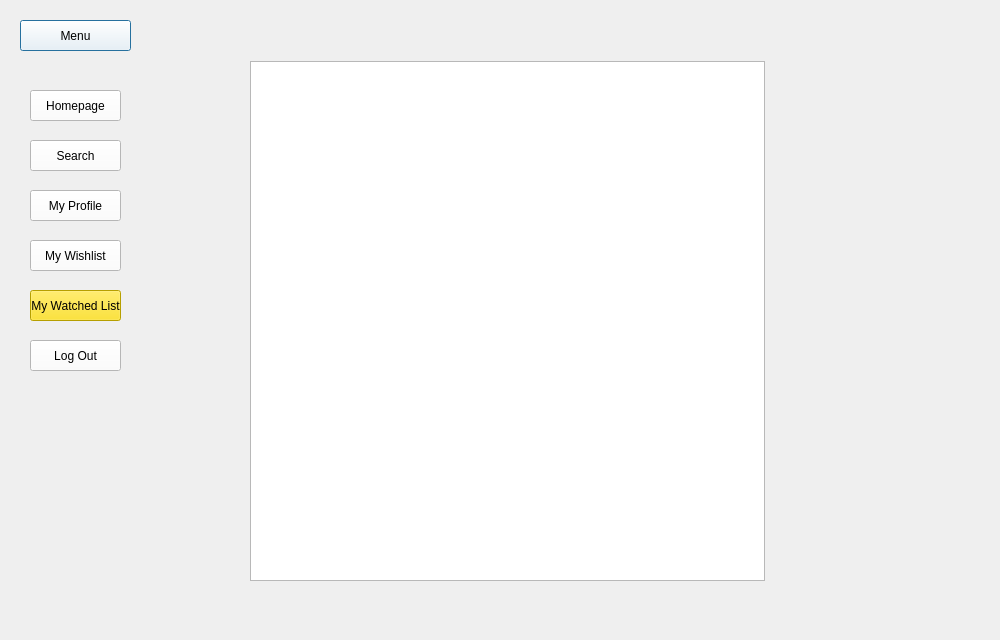
<?xml version="1.0" encoding="UTF-8"?>
<ui version="4.0">
 <class>WatchedListClass</class>
 <widget class="QDialog" name="WatchedListClass">
  <property name="geometry">
   <rect>
    <x>0</x>
    <y>0</y>
    <width>1000</width>
    <height>640</height>
   </rect>
  </property>
  <property name="windowTitle">
   <string>WatchedList</string>
  </property>
  <widget class="QListWidget" name="listWidget">
   <property name="geometry">
    <rect>
     <x>250</x>
     <y>61</y>
     <width>515</width>
     <height>520</height>
    </rect>
   </property>
  </widget>
  <widget class="QFrame" name="frame">
   <property name="geometry">
    <rect>
     <x>10</x>
     <y>10</y>
     <width>131</width>
     <height>381</height>
    </rect>
   </property>
   <property name="styleSheet">
    <string notr="true">background-color: transparent</string>
   </property>
   <property name="frameShape">
    <enum>QFrame::StyledPanel</enum>
   </property>
   <property name="frameShadow">
    <enum>QFrame::Raised</enum>
   </property>
   <widget class="QPushButton" name="MenuButton">
    <property name="geometry">
     <rect>
      <x>10</x>
      <y>10</y>
      <width>111</width>
      <height>31</height>
     </rect>
    </property>
    <property name="styleSheet">
     <string notr="true">background-color: rgb(255,255,255);
font: 700 9pt &quot;Segoe UI&quot;;</string>
    </property>
    <property name="text">
     <string>Menu</string>
    </property>
    <property name="icon">
     <iconset theme="go-bottom">
      <normaloff>.</normaloff>.</iconset>
    </property>
    <property name="flat">
     <bool>false</bool>
    </property>
   </widget>
   <widget class="QPushButton" name="WatchedListButton">
    <property name="geometry">
     <rect>
      <x>20</x>
      <y>280</y>
      <width>91</width>
      <height>31</height>
     </rect>
    </property>
    <property name="styleSheet">
     <string notr="true">background-color: rgb(255,222,0);</string>
    </property>
    <property name="text">
     <string>My Watched List</string>
    </property>
   </widget>
   <widget class="QPushButton" name="WishListButton">
    <property name="geometry">
     <rect>
      <x>20</x>
      <y>230</y>
      <width>91</width>
      <height>31</height>
     </rect>
    </property>
    <property name="styleSheet">
     <string notr="true">background-color: rgb(255,255,255);</string>
    </property>
    <property name="text">
     <string>My Wishlist</string>
    </property>
   </widget>
   <widget class="QPushButton" name="LogOutButton">
    <property name="geometry">
     <rect>
      <x>20</x>
      <y>330</y>
      <width>91</width>
      <height>31</height>
     </rect>
    </property>
    <property name="styleSheet">
     <string notr="true">background-color: rgb(255,255,255);</string>
    </property>
    <property name="text">
     <string>Log Out</string>
    </property>
   </widget>
   <widget class="QPushButton" name="HomepageButton">
    <property name="geometry">
     <rect>
      <x>20</x>
      <y>80</y>
      <width>91</width>
      <height>31</height>
     </rect>
    </property>
    <property name="styleSheet">
     <string notr="true">background-color: rgb(255,255,255)</string>
    </property>
    <property name="text">
     <string>Homepage</string>
    </property>
   </widget>
   <widget class="QPushButton" name="MyProfileButton">
    <property name="geometry">
     <rect>
      <x>20</x>
      <y>180</y>
      <width>91</width>
      <height>31</height>
     </rect>
    </property>
    <property name="autoFillBackground">
     <bool>false</bool>
    </property>
    <property name="styleSheet">
     <string notr="true">background-color: rgb(255,255,255);</string>
    </property>
    <property name="text">
     <string>My Profile</string>
    </property>
    <property name="checkable">
     <bool>false</bool>
    </property>
    <property name="flat">
     <bool>false</bool>
    </property>
   </widget>
   <widget class="QPushButton" name="SearchButton">
    <property name="geometry">
     <rect>
      <x>20</x>
      <y>130</y>
      <width>91</width>
      <height>31</height>
     </rect>
    </property>
    <property name="styleSheet">
     <string notr="true">background-color: rgb(255,255,255);</string>
    </property>
    <property name="text">
     <string>Search</string>
    </property>
   </widget>
  </widget>
 </widget>
 <layoutdefault spacing="6" margin="11"/>
 <resources/>
 <connections/>
</ui>
